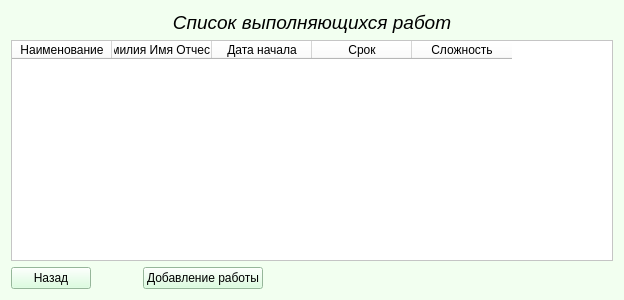
<?xml version="1.0" encoding="UTF-8"?>
<ui version="4.0">
 <class>listWorks</class>
 <widget class="QWidget" name="listWorks">
  <property name="geometry">
   <rect>
    <x>0</x>
    <y>0</y>
    <width>624</width>
    <height>300</height>
   </rect>
  </property>
  <property name="windowTitle">
   <string>Form</string>
  </property>
  <property name="styleSheet">
   <string notr="true">background-color: rgb(242, 255, 240);</string>
  </property>
  <layout class="QVBoxLayout" name="verticalLayout">
   <item>
    <layout class="QGridLayout" name="gridLayout">
     <item row="2" column="0">
      <widget class="QPushButton" name="backButton">
       <property name="styleSheet">
        <string notr="true">background-color: rgb(210, 255, 215);</string>
       </property>
       <property name="text">
        <string>Назад</string>
       </property>
      </widget>
     </item>
     <item row="1" column="0" colspan="4">
      <widget class="QTableWidget" name="worksTable">
       <property name="minimumSize">
        <size>
         <width>501</width>
         <height>0</height>
        </size>
       </property>
       <property name="styleSheet">
        <string notr="true">background-color: rgb(255, 255, 255);</string>
       </property>
       <column>
        <property name="text">
         <string>Наименование</string>
        </property>
       </column>
       <column>
        <property name="text">
         <string>Фамилия Имя Отчество</string>
        </property>
       </column>
       <column>
        <property name="text">
         <string>Дата начала</string>
        </property>
       </column>
       <column>
        <property name="text">
         <string>Срок</string>
        </property>
       </column>
       <column>
        <property name="text">
         <string>Сложность</string>
        </property>
       </column>
      </widget>
     </item>
     <item row="0" column="0" colspan="4">
      <widget class="QLabel" name="label">
       <property name="font">
        <font>
         <pointsize>14</pointsize>
         <italic>true</italic>
        </font>
       </property>
       <property name="text">
        <string>Список выполняющихся работ</string>
       </property>
       <property name="alignment">
        <set>Qt::AlignCenter</set>
       </property>
      </widget>
     </item>
     <item row="2" column="3">
      <spacer name="horizontalSpacer">
       <property name="orientation">
        <enum>Qt::Horizontal</enum>
       </property>
       <property name="sizeHint" stdset="0">
        <size>
         <width>40</width>
         <height>20</height>
        </size>
       </property>
      </spacer>
     </item>
     <item row="2" column="2">
      <widget class="QPushButton" name="addButton">
       <property name="styleSheet">
        <string notr="true">background-color: rgb(210, 255, 215);</string>
       </property>
       <property name="text">
        <string>Добавление работы</string>
       </property>
      </widget>
     </item>
     <item row="2" column="1">
      <spacer name="horizontalSpacer_2">
       <property name="orientation">
        <enum>Qt::Horizontal</enum>
       </property>
       <property name="sizeType">
        <enum>QSizePolicy::Ignored</enum>
       </property>
       <property name="sizeHint" stdset="0">
        <size>
         <width>40</width>
         <height>20</height>
        </size>
       </property>
      </spacer>
     </item>
    </layout>
   </item>
  </layout>
 </widget>
 <resources/>
 <connections/>
</ui>
